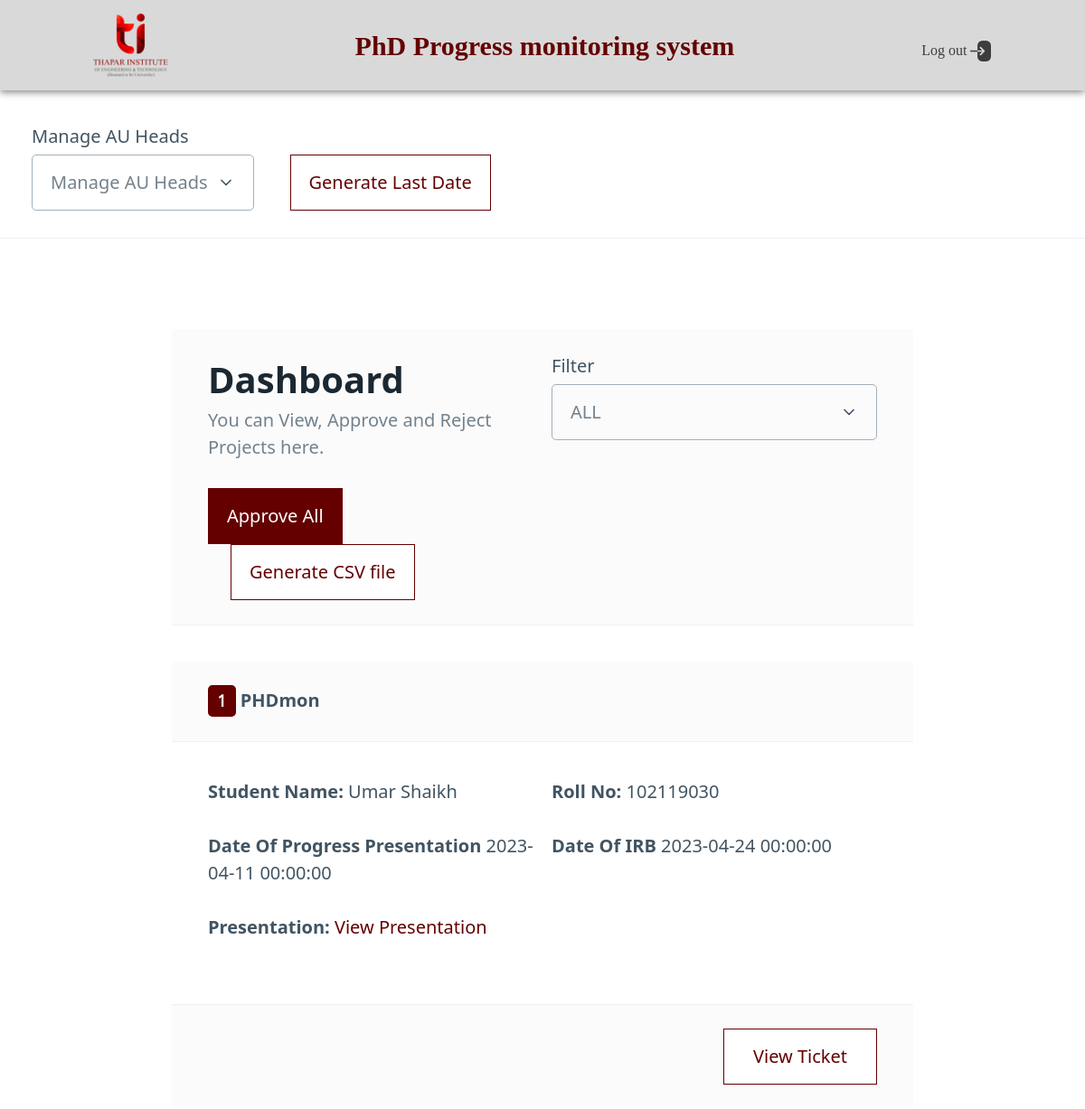
The page /adordc (signed in) on the database as committed earlier.
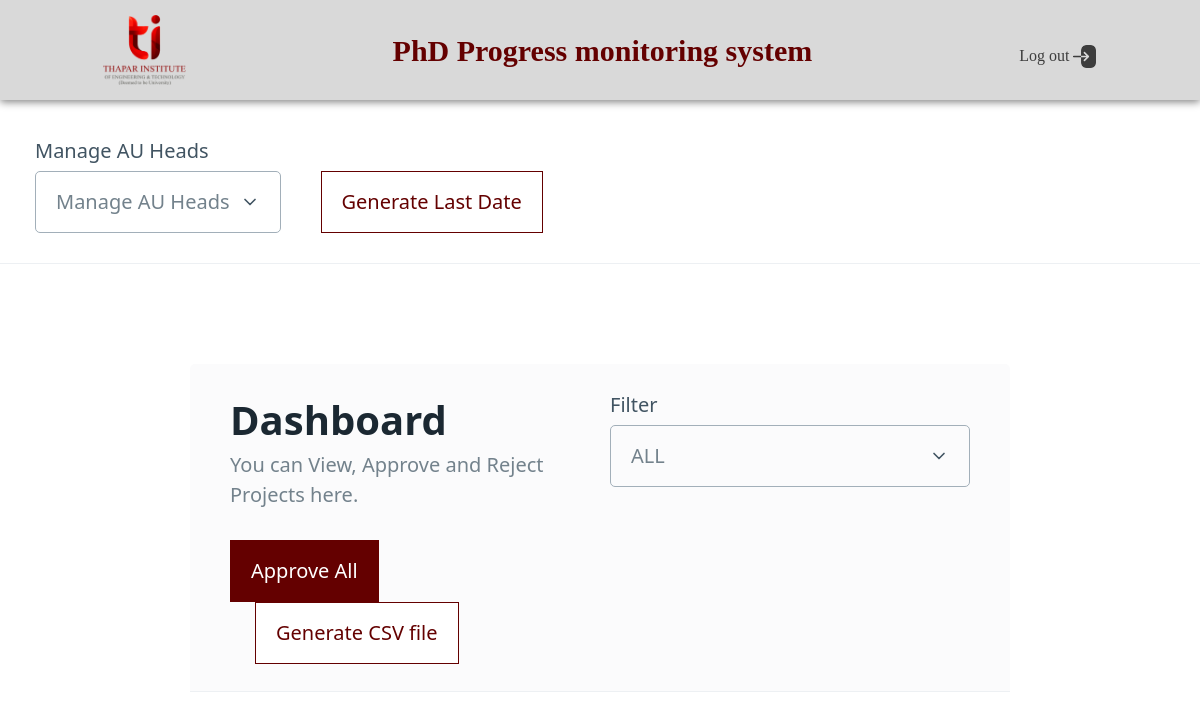
The same page on the database as committed later.
### app.py (models this page shows)
class Ticket(db.Model):
    Project_ID = db.Column(db.Integer, primary_key=True)
    Roll_No = db.Column(db.String(50), unique=True, nullable=False)
    Student_Name = db.Column(db.String(50), unique=True, nullable=False)
    Student_Email = db.Column(db.String(50), unique=True, nullable=False)
    Au = db.Column(db.String(50), nullable=False)
    Date_Of_Registration = db.Column(db.DateTime, nullable=False)
    Gate = db.Column(db.Boolean, nullable=False)
    Project_Title = db.Column(db.String(50), nullable=False)
    Date_Of_IRB = db.Column(db.DateTime, nullable=False)
    Date_Of_Progress_Presentation = db.Column(db.DateTime, nullable=False)
    File_Path = db.Column(db.String(50), unique=True, nullable=False)
    Publications = db.Column(db.String(50))
    Conferences = db.Column(db.String(50))
    Supervisor1_Name = db.Column(db.String(50))
    Supervisor1_Email = db.Column(db.String(50))
    Supervisor1_Approval = db.Column(db.Boolean)
    Supervisor1_Remarks = db.Column(db.String(100))
    Supervisor1_Marks = db.Column(db.Integer)
    Supervisor2_Name = db.Column(db.String(50))
    Supervisor2_Email = db.Column(db.String(50))
    Supervisor2_Approval = db.Column(db.Boolean)
    Supervisor2_Remarks = db.Column(db.String(100))
    Supervisor2_Marks = db.Column(db.Integer)
    Supervisor3_Name = db.Column(db.String(50))
    Supervisor3_Email = db.Column(db.String(50))
    Supervisor3_Approval = db.Column(db.Boolean)
    Supervisor3_Remarks = db.Column(db.String(100))
    Supervisor3_Marks = db.Column(db.Integer)
    Committee1_Name = db.Column(db.String(50))
    Committee1_Email = db.Column(db.String(50))
    Committee1_Approval = db.Column(db.Boolean)
    Committee1_Remarks = db.Column(db.String(100))
    Committee2_Name = db.Column(db.String(50))
    Committee2_Email = db.Column(db.String(50))
    Committee2_Approval = db.Column(db.Boolean)
    Committee2_Remarks = db.Column(db.String(100))
    Committee3_Name = db.Column(db.String(50))
    Committee3_Email = db.Column(db.String(50))
    Committee3_Approval = db.Column(db.Boolean)
    Committee3_Remarks = db.Column(db.String(100))
    Committee4_Name = db.Column(db.String(50))
    Committee4_Email = db.Column(db.String(50))
    Committee4_Approval = db.Column(db.Boolean)
    Committee4_Remarks = db.Column(db.String(100))
    Committee5_Name = db.Column(db.String(50))
    Committee5_Email = db.Column(db.String(50))
    Committee5_Approval = db.Column(db.Boolean)
    Committee5_Remarks = db.Column(db.String(100))
    Au_Approval = db.Column(db.Boolean)
    Adordc_Approval = db.Column(db.Boolean)
    LastDate = db.Column(db.DateTime, nullable=False)

### app.py (the view)
@app.route('/adordc', methods=['GET', 'POST'])
def adordc():
    if 'email' not in session:
        return redirect(url_for('login'))
    if session['role'] != 'admin':
        return redirect(url_for('login'))
    tickets = Ticket.query.filter_by(Au_Approval=True).all()
    tickets = [ticket.__dict__ for ticket in tickets]
    Au = session['Au']
    return render_template('adordc.html', Tickets=tickets, success='', last_date=last_date)

### templates/adordc.html (shortened to what this page needs)
<!DOCTYPE html>
<html lang="en" data-theme="light">
<head>
    <link rel="stylesheet" href="{{ url_for('static', filename='pico.min.css') }}">
</head>
<body>
    <nav class="nav">
        <div class="logo">
            <img src="{{ url_for('static', filename='images/tietlogo.png') }}" alt="logo">
        </div>
        <div class="brand">
            <strong>PhD Progress monitoring system</strong>
        </div>
        <div class="logout">
            <a href="/logout">Log out <img src="{{ url_for('static', filename='images/logout.png') }}" alt="logout"></a>
        </div>
    </nav>
    <div class="container">
        <div class="manage">
            <label for="users">Manage AU Heads</label>
            <details id="users" role="list">
                <summary aria-haspopup="listbox">Manage AU Heads</summary>
            </details>
        </div>
        <a href="/last_date" role="button" class="secondary">Generate Last Date</a>
    </div>
    <hr class="hide">
    <article class="container1 article">
        <header class="grid">
            <div>
                <hgroup>
                    <h1>Dashboard</h1>
                    <h3>You can View, Approve and Reject Projects here.</h3>
                </hgroup>
                <a href="/adordc/approve_all" class="primary" role="button">Approve All</a>
               <a data-tooltip="CSV file will be downloaded of all AU separately "  href="/xl" style="margin-left:25px ;" class="secondary" role="button">Generate CSV file</a>
            </div>
            <div>
                <label for="filter">Filter</label>
                <details id="filter" role="list">
                    <summary aria-haspopup="listbox">Academic Units</summary>
                </details>
            </div>
        </header>
        {% for Ticket in Tickets %}
        <article class=" article">
            <header>
                <kbd>{{ Ticket['Project_ID'] }}</kbd> <b>{{ Ticket['Project_Title'] }} </b>
            </header>
            <div class="grid">
                <div>
                    <p><b>Student Name:</b> {{ Ticket['Student_Name'] }}</p>
                    <p><b>Date Of Progress Presentation</b> {{ Ticket['Date_Of_Progress_Presentation'] }}</p>
                    <p><b>Presentation: </b><a href="/file/{{ Ticket['Project_ID'] }}">View Presentation</a></p>
                </div>
                <div>
                    <p><b>Roll No:</b> {{ Ticket['Roll_No'] }}</p>
                    <p><b>Date Of IRB</b> {{ Ticket['Date_Of_IRB'] }}</p>
                </div>
            </div>
            <footer>
                <div class="grid">
                    <div></div>
                    <div></div>
                    <div></div>
                    <a class="secondary" href="/ticket_created/{{ Ticket['Project_ID'] }}" role="button" target="_blank"
                        class="outline">View Ticket</a>
                </div>
            </footer>
        </article>
        {% endfor %}
    </article>
</body>
</html>

Rows that differ between the two databases and show on the page:
removed Ticket: Project_ID "1", Project_Title "PHDmon", Student_Name "Umar Shaikh", Date_Of_Progress_Presentation "2023-04-11 00:00:00", Roll_No "102119030", Date_Of_IRB "2023-04-24 00:00:00"
